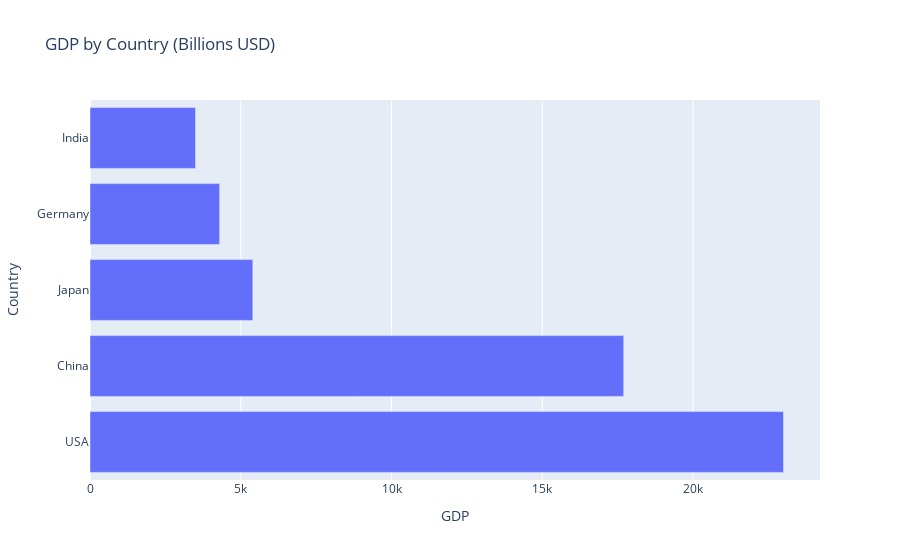

The notebook cell saved with this chart:
### Markdown cell above
## Basic Horizontal Bar Chart

### Code cell
# Create basic horizontal bar chart
fig = px.bar(
    df,
    x='GDP',  
    y='Country', 
    orientation='h',  # 'h' for horizontal orientation
    title='GDP by Country (Billions USD)'
)

# Show the figure
fig.show()

### Figure 1 — Plotly figure (JSON) as saved in the notebook; plotly's stock layout.template omitted (floating-point values rounded to 4 significant figures)
{"data": [{"alignmentgroup": "True", "hovertemplate": "GDP=%{x}<br>Country=%{y}<extra></extra>", "legendgroup": "", "marker": {"color": "#636efa", "pattern": {"shape": ""}}, "name": "", "offsetgroup": "", "orientation": "h", "showlegend": false, "textposition": "auto", "type": "bar", "x": [23000, 17700, 5400, 4300, 3500], "xaxis": "x", "y": ["USA", "China", "Japan", "Germany", "India"], "yaxis": "y"}], "layout": {"barmode": "relative", "legend": {"tracegroupgap": 0}, "title": {"text": "GDP by Country (Billions USD)"}, "xaxis": {"anchor": "y", "domain": [0, 1], "title": {"text": "GDP"}}, "yaxis": {"anchor": "x", "domain": [0, 1], "title": {"text": "Country"}}}}
